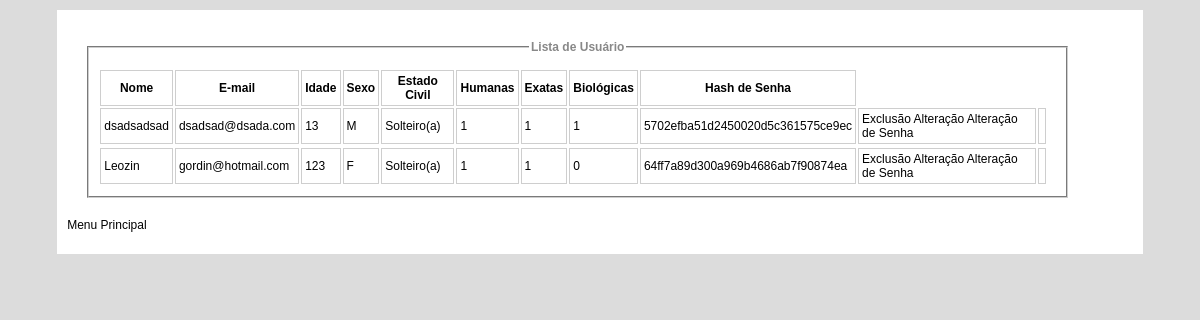
Screenshot of /aula_lista.php with the database file from the repository.
### tables this page shows
CREATE TABLE `usuarios` (
  `id` int(11) NOT NULL,
  `nome` varchar(64) NOT NULL,
  `email` varchar(64) NOT NULL,
  `idade` smallint(6) NOT NULL,
  `sexo` varchar(1) NOT NULL,
  `estado_civil` varchar(16) NOT NULL,
  `humanas` tinyint(4) NOT NULL,
  `exatas` tinyint(4) NOT NULL,
  `biologicas` tinyint(4) NOT NULL,
  `senha` varchar(32) NOT NULL
);

### aula_lista.php (the view, shortened to what this page needs)
<!DOCTYPE html>
<html>
<head>
	<link rel="stylesheet" type="text/css" href="form.css">
</head>
<body>
	<div id=interface>
		<fieldset>
			<legend>Lista de Usuário</legend>
				<table>
					<tr>
						<th>Nome</th>
						<th>E-mail</th>
						<th>Idade</th>
						<th>Sexo</th>
						<th>Estado Civil</th>
						<th>Humanas</th>
						<th>Exatas</th>
						<th>Biológicas</th>
						<th>Hash de Senha</th>
					</tr>
					<?php
						try {
							$connection = new PDO("mysql:host=localhost;dbname=banco_php","root","");
							$connection->exec("set name utf8");
						}
						catch (PDOExeption $e) {
							echo "Falha: ".$e->getMessage();
							exit();
						}
						$rs = $connection->prepare("SELECT * FROM usuarios");
						if ($rs->execute()) {
							while ($registro = $rs -> fetch(PDO::FETCH_OBJ)) {
								echo "<tr>";
									echo "<td>". $registro->nome ."</td>";
									echo "<td>". $registro->email ."</td>";
									echo "<td>". $registro->idade ."</td>";
									echo "<td>". $registro->sexo ."</td>";
									echo "<td>". $registro->estado_civil ."</td>";
									echo "<td>". $registro->humanas ."</td>";
									echo "<td>". $registro->exatas ."</td>";
									echo "<td>". $registro->biologicas ."</td>";
									echo "<td>". $registro->senha ."</td>";
									echo "<td>";
									echo "<a href='?excluir=true&id=".$registro->id."'>Exclusão </a>";
									echo "<a href='aula_alterar.php?id=".$registro->id."'>Alteração </a>";
									echo "<a href='aula_senha.php?id=".$registro->id."'>Alteração de Senha</a>";
									echo "<td>";
								echo "<tr>";
							}
						}
						else{
							echo "Falha na seleção de usuários <br>";
						}
					?>
				</table>
		</fieldset>
		<p><a href="menu.php">Menu Principal</a></p>
	</div>
</body>
</html>

### form.css (style rules this page uses)
body { background-color: #dcdcdc; }
div#interface { font-family: sans-serif; font-size: 9pt; width: 90%; background-color: #ffffff; margin: 10px auto 10px auto; padding: 10px; }
fieldset { width: 90%; border-color: #cecece; margin: 20px; }
legend { margin: 10px auto 10px auto; color: #888; font-weight: bold; }
table { width: 99%; }
th,td { border:1px solid; border-color: #cecece; padding: 3px; }
a { color: rgb(0,0,0); text-decoration: none; }

### rows the page displays
usuarios: nome "dsadsadsad", email "dsadsad@dsada.com", idade "13", sexo "M", estado_civil "Solteiro(a)", humanas "1", exatas "1", biologicas "1", senha "5702efba51d2450020d5c361575ce9ec"
usuarios: nome "Leozin", email "gordin@hotmail.com", idade "123", sexo "F", estado_civil "Solteiro(a)", humanas "1", exatas "1", biologicas "0", senha "64ff7a89d300a969b4686ab7f90874ea"
